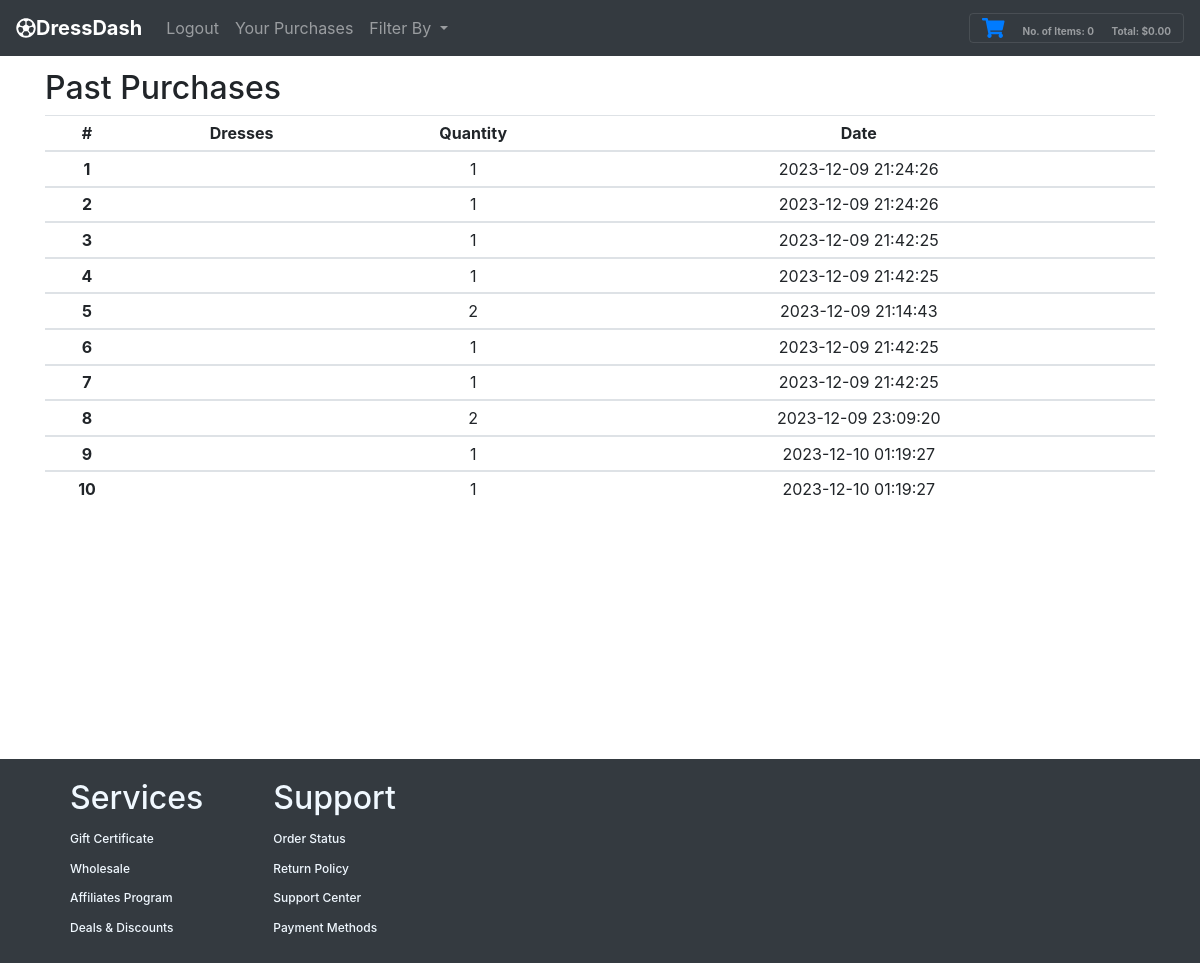
Screenshot of /purchase_history/ (signed in) with the database file from the repository.
### tables this page shows
CREATE TABLE "purchases" (
	"id"	INTEGER NOT NULL,
	"uid"	INTEGER NOT NULL,
	"image"	TEXT,
	"quantity"	INTEGER,
	"date"	DATE
);

### app.py (the view)
@app.route("/purchase_history/")
def history():
    shoppingCart = []
    shopLen = len(shoppingCart)
    totItems=0
    total=0
    display=0
    myBooks = db.execute("SELECT * FROM purchases where uid=:uid",uid=session['uid'])
    print(session['uid'],myBooks)
    myBooksLen = len(myBooks)
    print(myBooks)
    return render_template("purchase_history.html", shoppingCart=shoppingCart, shopLen=shopLen, total=total, totItems=totItems, display=display, session=session, myBooks=myBooks, myBooksLen=myBooksLen)

### templates/purchase_history.html (shortened to what this page needs)
{% extends "base_template.html" %}
{% block body %}
<div class="row" style="height:80vh;">
    <div class="col-sm">
        <h2> Past Purchases </h2>
        <table class="table table-sm">
            <thead>
              <tr>
                <th scope="col">#</th>
                <th scope="col">Dresses</th>
                <th scope="col">Quantity</th>
                <th scope="col">Date</th>
                <th scope="col"></th>
              </tr>
            </thead>
            <tbody>
                {% for i in range(myBooksLen) %}
              <tr>
                <th scope="row">{{ i + 1 }}</th>
                <td><img src="{{ url_for('static', filename='Images/' + myBooks[i]['image']) }}" width="30px" alt="{{ myBooks[i]['team'] }}" /></td>
                <td>{{ myBooks[i]["quantity"] }}</td>
                <td>{{ myBooks[i]["date"] }}</td>
              </tr>
            </tbody>
            {% endfor %}
          </table>
        </div>
        </div>
{% endblock %}

### Static/CSS/styles.css (style rules this page uses)
tr { text-align: center; }
html, body { height: 100%; margin: 0; display: flex; flex-direction: column; }

### rows the page displays
purchases: quantity "1", date "2023-12-09 21:24:26"
purchases: quantity "1", date "2023-12-09 21:24:26"
purchases: quantity "1", date "2023-12-09 21:42:25"
purchases: quantity "1", date "2023-12-09 21:42:25"
purchases: quantity "2", date "2023-12-09 21:14:43"
purchases: quantity "1", date "2023-12-09 21:42:25"
purchases: quantity "1", date "2023-12-09 21:42:25"
purchases: quantity "2", date "2023-12-09 23:09:20"
purchases: quantity "1", date "2023-12-10 01:19:27"
purchases: quantity "1", date "2023-12-10 01:19:27"

### other values shown
{{ totItems }} "0"
{{ '{:,.2f}'.format(total) }} "0.00"
{{ i + 1 }} "1" "2" "3" "4" "5" "6" "7" "8" "9" "10"
